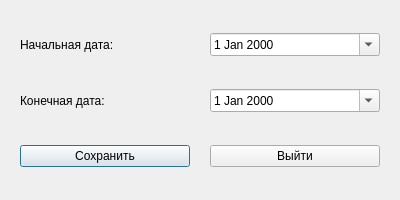
<?xml version="1.0" encoding="UTF-8"?>
<ui version="4.0">
 <class>DateRangeDialog</class>
 <widget class="QDialog" name="DateRangeDialog">
  <property name="geometry">
   <rect>
    <x>0</x>
    <y>0</y>
    <width>400</width>
    <height>200</height>
   </rect>
  </property>
  <property name="windowTitle">
   <string>Выбор периода</string>
  </property>
  <layout class="QVBoxLayout" name="verticalLayout">
   <property name="spacing">
    <number>20</number>
   </property>
   <property name="leftMargin">
    <number>20</number>
   </property>
   <property name="topMargin">
    <number>20</number>
   </property>
   <property name="rightMargin">
    <number>20</number>
   </property>
   <property name="bottomMargin">
    <number>20</number>
   </property>
   <item>
    <layout class="QHBoxLayout" name="start_date_layout">
     <item>
      <widget class="QLabel" name="start_date_label">
       <property name="text">
        <string>Начальная дата:</string>
       </property>
      </widget>
     </item>
     <item>
      <widget class="QDateEdit" name="start_date">
       <property name="calendarPopup">
        <bool>true</bool>
       </property>
      </widget>
     </item>
    </layout>
   </item>
   <item>
    <layout class="QHBoxLayout" name="end_date_layout">
     <item>
      <widget class="QLabel" name="end_date_label">
       <property name="text">
        <string>Конечная дата:</string>
       </property>
      </widget>
     </item>
     <item>
      <widget class="QDateEdit" name="end_date">
       <property name="calendarPopup">
        <bool>true</bool>
       </property>
      </widget>
     </item>
    </layout>
   </item>
   <item>
    <layout class="QHBoxLayout" name="button_layout">
     <item>
      <widget class="QPushButton" name="save_button">
       <property name="text">
        <string>Сохранить</string>
       </property>
      </widget>
     </item>
     <item>
      <widget class="QPushButton" name="exit_button">
       <property name="text">
        <string>Выйти</string>
       </property>
      </widget>
     </item>
    </layout>
   </item>
  </layout>
 </widget>
 <resources/>
 <connections/>
</ui>
